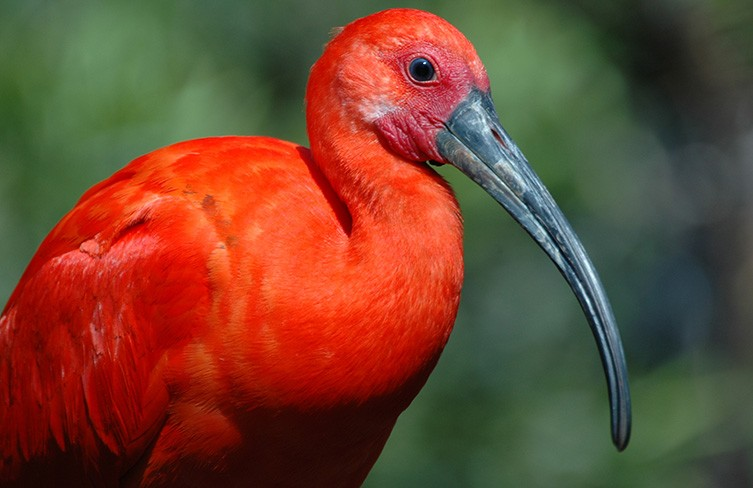
#> input picture resources/bird.png, 753 x 488 px, found by its file name
$ python histogram.py
#> lines starting #> are read from the running program, lines starting #| are printed output that depends on the picture
import numpy as np
import cv2 as cv
import matplotlib.pyplot as plt

if __name__ == "__main__":
    img = cv.imread("./resources/bird.png")
#> img is the input picture: shape (488, 753, 3); mean B, G, R 48.5, 69.6, 113.5
    img = cv.cvtColor(img, cv.COLOR_BGR2RGB)


    countsR, bins = np.histogram(img[:,:,0],bins = 256, range = (0,256))
#> countsR = 256 values, max 14004 at index 255, min 14 at index 1, mean 1435.4; bins = 257 values from 0 to 256
    countsG, bins = np.histogram(img[:,:,1],bins = 256, range = (0,256))
#> countsG = 256 values, max 7092 at index 7, min 0 at index 244, mean 1435.4
    countsB, bins = np.histogram(img[:,:,2],bins = 256, range = (0,256))
#> countsB = 256 values, max 25039 at index 0, min 1 at index 250, mean 1435.4

    plt.subplot(2,1,1)
    plt.title("Analyzed image")
    plt.imshow(img)

    plt.subplot(2,3,4)
    plt.title("Histogram Red")
    plt.stairs(countsR,bins, color="red", fill=True)

    plt.subplot(2,3,5)
    plt.title("Histogram Green")
    plt.stairs(countsG,bins, color="green", fill=True)

    plt.subplot(2,3,6)
    plt.title("Histogram Blue")
    plt.stairs(countsB,bins, color="blue", fill=True)


    plt.show()
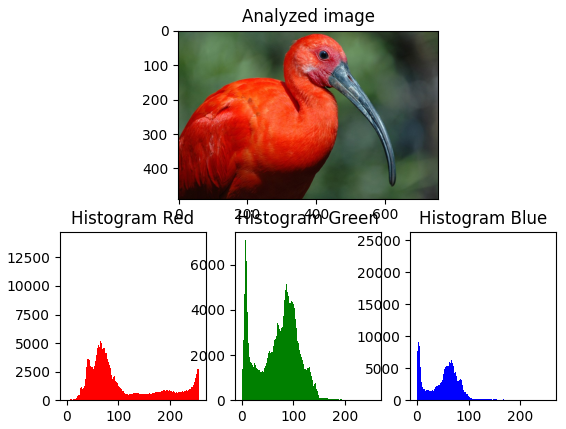
#> figure drawn by matplotlib, 4 panels

$ run again, with resources/baboon.png copied over resources/bird.png
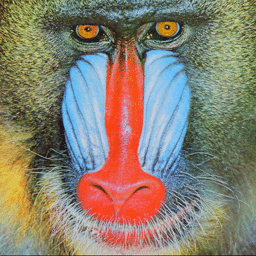
#> input picture resources/baboon.png, 256 x 256 px, found by its file name
#> img is the input picture: shape (256, 256, 3); mean B, G, R 113.3, 128.9, 137.4
#> countsR = 256 values, max 1800 at index 84, min 0 at index 0, mean 256; bins = 257 values from 0 to 256
#> countsG = 256 values, max 1522 at index 133, min 0 at index 0, mean 256
#> countsB = 256 values, max 1742 at index 58, min 0 at index 0, mean 256
#> `plt.show()`:
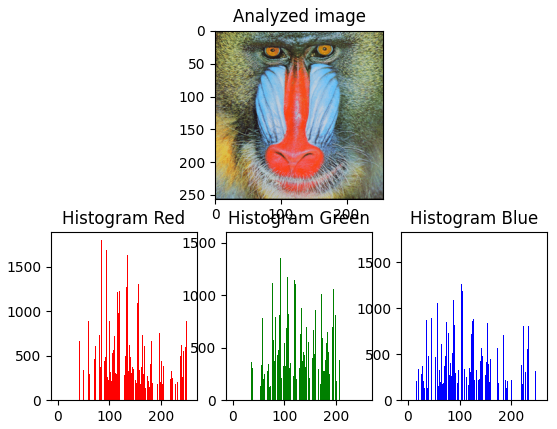
#> figure drawn by matplotlib, 4 panels

$ run again, with resources/ladybug.png copied over resources/bird.png
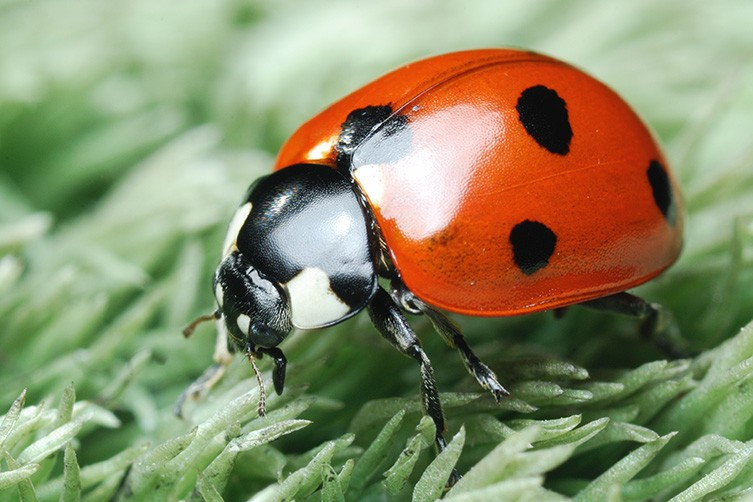
#> input picture resources/ladybug.png, 753 x 502 px, found by its file name
#> img is the input picture: shape (502, 753, 3); mean B, G, R 106.9, 142.3, 139.8
#> countsR = 256 values, max 3488 at index 190, min 20 at index 1, mean 1476.6; bins = 257 values from 0 to 256
#> countsG = 256 values, max 3430 at index 202, min 7 at index 0, mean 1476.6
#> countsB = 256 values, max 3852 at index 8, min 280 at index 250, mean 1476.6
#> `plt.show()`:
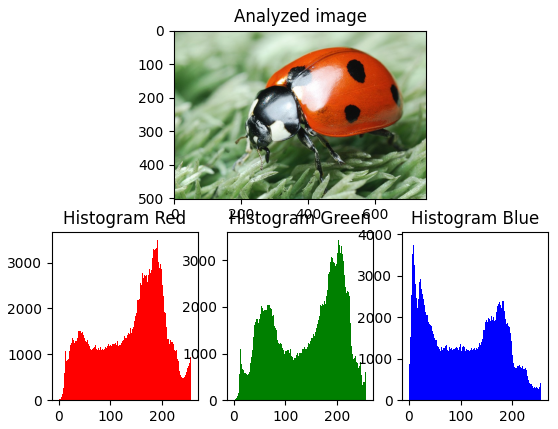
#> figure drawn by matplotlib, 4 panels

$ run again, with resources/peppers.tiff saved as resources/bird.png
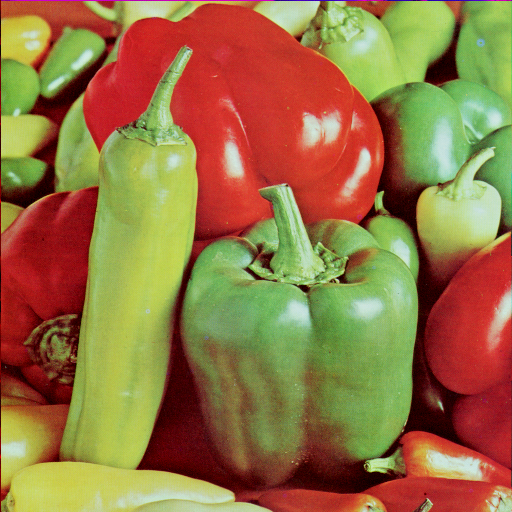
#> input picture resources/peppers.tiff, 512 x 512 px, found by its file name
#> img is the input picture: shape (512, 512, 3); mean B, G, R 66.5, 115.6, 149.8
#> countsR = 256 values, max 3583 at index 198, min 0 at index 2, mean 1024; bins = 257 values from 0 to 256
#> countsG = 256 values, max 15694 at index 0, min 0 at index 238, mean 1024
#> countsB = 256 values, max 14430 at index 0, min 0 at index 230, mean 1024
#> `plt.show()`:
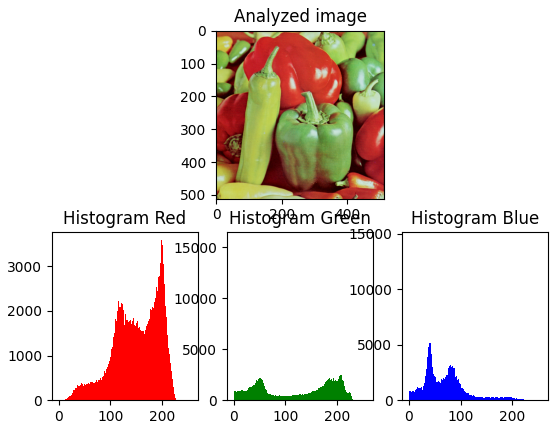
#> figure drawn by matplotlib, 4 panels
